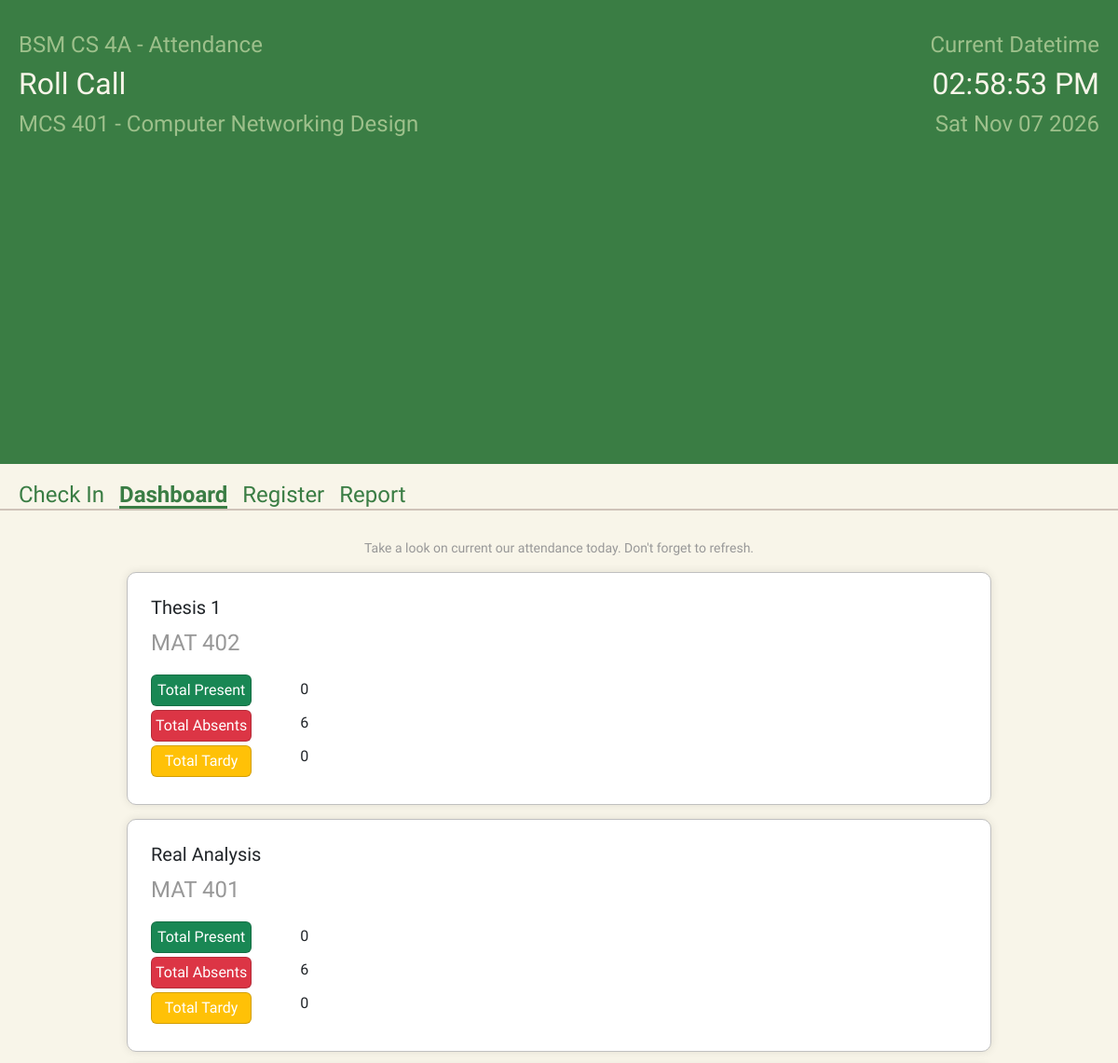
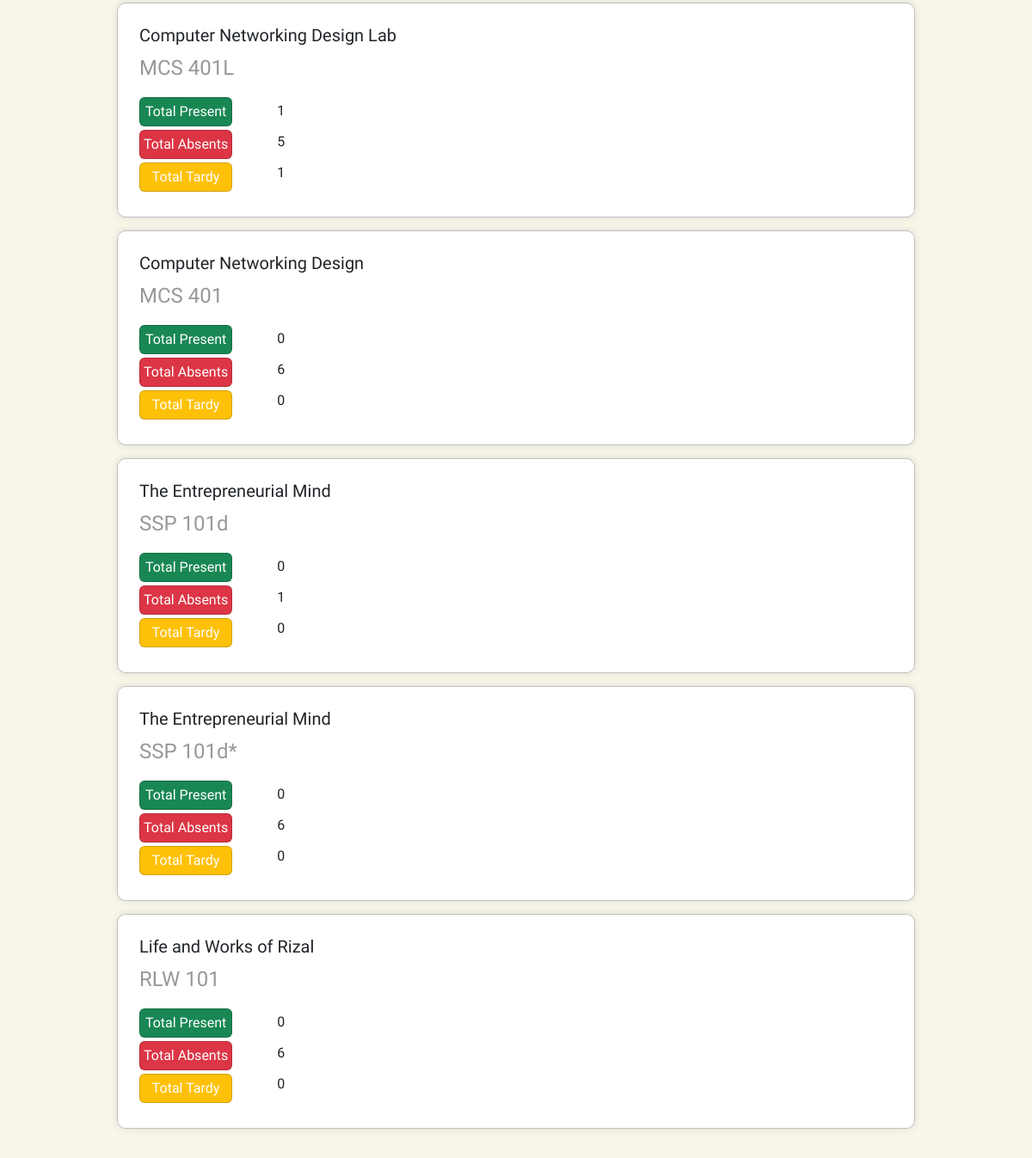
The app's page /index.php?page=dashboard with its own data (2 pictures, top to bottom).
### tables this page shows
CREATE TABLE schedules (
    id INTEGER PRIMARY KEY AUTOINCREMENT,
    day_of_week TEXT,
    start_time TEXT,
    end_time TEXT,
    course_code TEXT NOT NULL UNIQUE,
    course_name TEXT NOT NULL
);

### currentSched.php (called while the page is built, shortened)
<?php
    include 'connection.php';
    $today = 'Wednesday';
    $sql = "SELECT id, course_code, course_name FROM schedules
            WHERE day_of_week = ?
            AND ? BETWEEN start_time AND end_time";
    $stmt = $conn->prepare($sql);
    $stmt->execute([$today, '15:45:00']);
    $activeSchedule = $stmt->fetch(PDO::FETCH_ASSOC);
    if ($activeSchedule) {
        $course_code = $activeSchedule['course_code'];
        $course_name = $activeSchedule['course_name'];
    } else {
        $course_code = "No class";
        $course_name = "";
    }
?>

### dashboard.php (the view)
<?php
    $attendanceStmt =
    "SELECT s.*,
        (SELECT COUNT(*) FROM enrollments e WHERE e.sched_id = s.id) as total_enrolled,
        COUNT(a.id) as total_attendance,
        SUM(CASE WHEN TIME(a.time_in) > TIME(s.start_time, '+' || ? || 'minutes')
            THEN 1 ELSE 0 END) as total_late
     FROM schedules s LEFT JOIN attendance a
     ON s.id = a.sched_id AND DATE(a.time_in) = DATE('now')
     GROUP BY s.id";
    $gracePeriod = 15 + 5 + 20 + 5;
    $stmt = $conn->prepare($attendanceStmt);
    $stmt->execute([$gracePeriod]);
    $courses = $stmt->fetchAll(PDO::FETCH_ASSOC);
?>
<div id="" class="reminders" style="margin-bottom: 15px;">
    <p style="font-size-: var(--font-tertiary-size);">Take a look on current our attendance today. Don't forget to refresh.</p>
</div>
<?php foreach ($courses as $course): ?>
    <?php $totalAbsent = $course['total_enrolled'] - $course['total_attendance'];?>
    <div class="MyCard dashboard">
        <h5 id="course_name"><?= htmlspecialchars($course['course_name']) ?></h5>
        <p style="font-size: var(--font-secondary-size); color: #989898"><?= htmlspecialchars($course['course_code'])?></p>
        <div class="d-flex flex-row gap-5 mt-3 mb-0">
            <div class="mb-0">
                <p class="card text-white bg-success p-1 mb-1 text-center">Total Present</p>
                <p class="card text-white bg-danger p-1 mb-1 text-center">Total Absents</p>
                <p class="card text-white bg-warning p-1 mb-1 text-center">Total Tardy</p>
            </div>
            <div class="mb-0">
                <p class="p-1 mb-1"><?= $course['total_attendance'] ?></p>
                <p class="p-1 mb-1"><?= $totalAbsent ?></p>
                <p class="p-1 mb-1"><?= $course['total_attendance'] ?></p>
            </div>
        </div>
    </div>
<?php endforeach; ?>

### index.php (shortened to what this page needs)
<?php
    include 'connection.php';
    include 'currentSched.php';
    $page = $_GET['page'] ?? 'check-in';
?>
<!DOCTYPE html>
<html lang="en">
<head>
    <link rel="stylesheet" href="universal.css">
    <link href="css/bootstrap.min.css" rel="stylesheet">
</head>
<body>
    <div class="grid-wrapper">
        <?php include 'navbar.php'; ?>
        <main class="main-grid">
            <?php
                switch($page){
                    case 'dashboard': include 'dashboard.php'; break;
                }
            ?>
        </main>
    </div>
</body>
</html>

### navbar.php (shortened to what this page needs)
<header class="header-grid">
    <div class="header-title ">
        <h3 id="labelClock" style="color: var(--tertiary-color); font-size: var(--font-secondary-size);">BSM CS 4A - Attendance</h3>
        <h1 id="rollCall" style="color: var(--secondary-color)">Roll Call</h1>
        <p><?php echo $course_code . ' - ' . $course_name; ?> </p>
    </div>
    <div class="header-time">
        <h3 id="labelClock" style="color: var(--tertiary-color); font-size: var(--font-secondary-size);">Current Datetime</h3>
        <h1 id="clock"></h1>
        <p id="date"></p>
    </div>
</header>
<div class="navbar-grid gap-3" >
    <div class="<?= ($page == 'check-in') ? 'active-anchor' : ''?>">
    <a class="text-decoration-none" style="color: var(--primary-color)" href="index.php?page=check-in">Check In</a>
    </div>
    <div class="<?= ($page == 'dashboard') ? 'active-anchor' : ''?>">
        <a class="text-decoration-none <?= ($page == 'dashboard') ? 'active-anchor' : ''?>" style="color: var(--primary-color)" href="index.php?page=dashboard">Dashboard</a>
    </div>
    <div class="<?= ($page == 'register') ? 'active-anchor' : ''?>">
        <a class="text-decoration-none <?= ($page == 'register') ? 'active-anchor' : ''?>" style="color: var(--primary-color)" href="index.php?page=register">Register</a>
    </div>
    <div class="<?= ($page == 'report') ? 'active-anchor' : ''?>">
        <a class="text-decoration-none <?= ($page == 'report') ? 'active-anchor' : ''?>" style="color: var(--primary-color)" href="index.php?page=report">Report</a>
    </div>
</div>

### universal.css (style rules this page uses)
* { margin: 0; padding: 0; box-sizing: border-box; font-family: 'Lexend', sans-serif; }
:root { --secondary-color:#ffffef; --primary-color: #c6ba12; --tertiary-color: #ffffff; --font-primary-size: clamp(1.5rem, 4vw, 2rem); --font-secondary-size: clamp(0.9rem, 2vw, 1.5rem); --font-tertiary-size: clamp(0.6rem, 1.5vw, 0.875rem); }
.grid-wrapper { display: grid; grid-template-columns: 1fr; grid-template-rows: 20dvh 50px 1fr; grid-template-areas: "header" "navbar" "main"; height: 100dvh; overflow: hidden; }
.header-grid { grid-area: header; background-color: var(--primary-color); padding: 10px 20px; line-height: 2; display: grid; grid-template-columns: 1fr 1fr; grid-template-areas: "title time"; }
.header-title { grid-area: title; display: flex; flex-direction: column; margin-top: 1.5rem; }
.header-time { grid-area: time; display: flex; flex-direction: column; align-items: flex-end; margin-top: 1.5rem; margin-bottom:0; }
.header-grid p { color: var(--tertiary-color); font-size: var(--font-secondary-size); margin: 0; }
.header-grid h1 { color: var(--secondary-color); font-size: var(--font-primary-size); margin: 0; }
.navbar-grid { grid-area: navbar; padding-left: 20px; background-color: var(--secondary-color); color: var(--primary-color); border-bottom: 2px solid #cfc3b9; display: flex; gap: 200px; }
.navbar-grid a { color: #BF4646; font-size: var(--font-secondary-size); display: inline-block; margin-top: 15px }
.main-grid { grid-area: main; padding: 30px 20px; background-color: var(--secondary-color); flex: 1; display: flex; flex-direction: column; align-items: center; overflow-y: auto; }
.MyCard { background-color: #ffffff; border: 1px solid #c0c0c0; border-radius: 10px; padding: 25px; box-shadow: 0px 0px 10px rgba(0, 0, 0, 0.1); margin-bottom: 10px; width: 80%; }
.MyCard.dashboard { margin-bottom: 15px; }
.MyCard p { margin: 0px; }
.MyCard div { margin-bottom: 20px; }
.reminders { margin: 0px 30px; color: #989898; justify-content: center; text-align: center; font-size: 14px; }
.reminders p { margin: 0px; }
.active-anchor { border-bottom: 3px solid var(--primary-color); font-weight: bold; height: 100%; }

### records on screen
schedules: course_code "MCS 401", course_name "Computer Networking Design", total_attendance "0", totalAbsent "6"
schedules: course_name "Thesis 1", course_code "MAT 402", total_attendance "0", totalAbsent "6"
schedules: course_name "Real Analysis", course_code "MAT 401", total_attendance "0", totalAbsent "6"
schedules: course_name "Computer Networking Design Lab", course_code "MCS 401L", total_attendance "1", totalAbsent "5"
schedules: course_name "The Entrepreneurial Mind", course_code "SSP 101d", total_attendance "0", totalAbsent "1"
schedules: course_name "The Entrepreneurial Mind", course_code "SSP 101d*", total_attendance "0", totalAbsent "6"
schedules: course_name "Life and Works of Rizal", course_code "RLW 101", total_attendance "0", totalAbsent "6"
